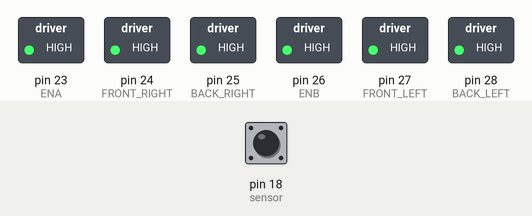
Simulated run of this sketch. Board: Arduino Mega 2560, built with avr-gcc and run on an emulated ATmega2560. On the bench: switched loads named in the sketch (green lamp = pin HIGH). Dashed ring = blinking. Inputs (shaded band) come from the test bench; at power-on: pin 18 (sensor) HIGH.

Above: at 1.2 s.
1.3 s: pin 18 (sensor) driven LOW
At 2.4 s:
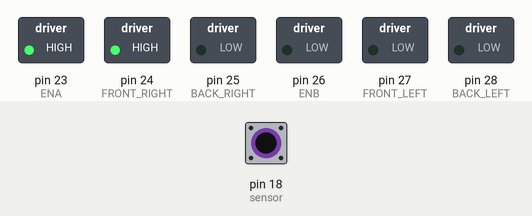
2.8 s: pin 18 (sensor) pulsed HIGH 5 times (0.12 s each, 0.3 s apart)
At 3.37 s:
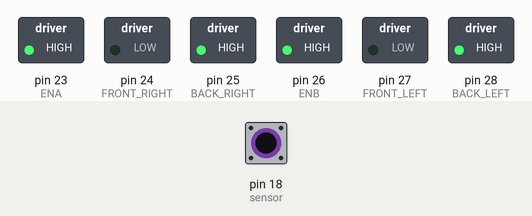
At 5.2 s:
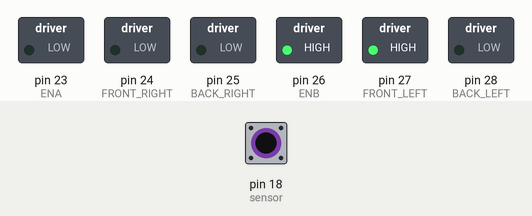
Timing chart, 0 to 6.7 s (numbered marks = the images above; inputs shaded):
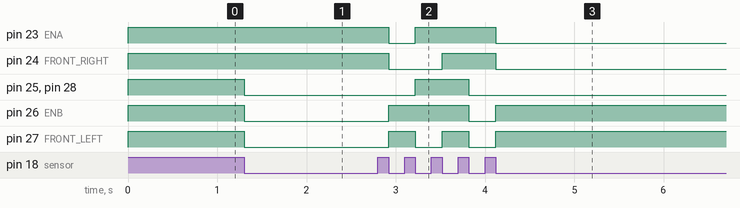

The sketch:

Capstone_Design_1.ino
```cpp
// L298N 모터 드라이버를 사용한다는 전제를 가정함

#define ENA  23
#define FRONT_RIGHT  24
#define BACK_RIGHT  25
#define ENB 26
#define FRONT_LEFT  27
#define BACK_LEFT  28

#define sensor 18

volatile int index = 0;

typedef enum _direction{
  FORWARD,
  RIGHT,
  LEFT,
  BACK,
}DIRECTION;

volatile DIRECTION robotDirection = FORWARD;

void setup() {
  pinMode(sensor, INPUT);
  for(int i = ENA; i <= BACK_LEFT; i++){
    pinMode(i, OUTPUT);
  }

  attachInterrupt(digitalPinToInterrupt(sensor), detectEvent, FALLING);
}

void loop() {
  moveRobotCleaner(robotDirection);
}


void detectEvent(){
  index++;

  if(index >= 4){
    index = 0;
  }

  robotDirection = (DIRECTION)index;
}

void moveRobotCleaner(DIRECTION directionToMove){
  switch(directionToMove){
    case FORWARD:
      digitalWrite(ENA, HIGH);
      digitalWrite(FRONT_RIGHT, HIGH);
      digitalWrite(BACK_RIGHT, HIGH);

      digitalWrite(ENB, HIGH);
      digitalWrite(FRONT_LEFT, HIGH);
      digitalWrite(BACK_LEFT, HIGH);
      break;

    case BACK:
      digitalWrite(ENA, HIGH);
      digitalWrite(FRONT_RIGHT, LOW);
      digitalWrite(BACK_RIGHT, HIGH);

      digitalWrite(ENB, HIGH);
      digitalWrite(FRONT_LEFT, LOW);
      digitalWrite(BACK_LEFT, HIGH);
      break;

   case LEFT:
      digitalWrite(ENA, LOW);
      digitalWrite(FRONT_RIGHT, LOW);
      digitalWrite(BACK_RIGHT, LOW);

      digitalWrite(ENB, HIGH);
      digitalWrite(FRONT_LEFT, HIGH);
      digitalWrite(BACK_LEFT, LOW);
      break;

   case RIGHT:
      digitalWrite(ENA, HIGH);
      digitalWrite(FRONT_RIGHT, HIGH);
      digitalWrite(BACK_RIGHT, LOW);

      digitalWrite(ENB, LOW);
      digitalWrite(FRONT_LEFT, LOW);
      digitalWrite(BACK_LEFT, LOW);
      break;
   default:
      break;
  }
}
```

Measured:
- after the input at 1.3 s, pin 25 (BACK_RIGHT), pin 26 (ENB), pin 27 (FRONT_LEFT), pin 28 (BACK_LEFT): HIGH → LOW at once
- after the input at 2.8 s, pin 23 (ENA): HIGH → LOW after 0.12 s, → HIGH 0.30 s later, → LOW 0.90 s later; pin 24 (FRONT_RIGHT): HIGH → LOW after 0.12 s, → HIGH 0.60 s later, → LOW 0.60 s later
